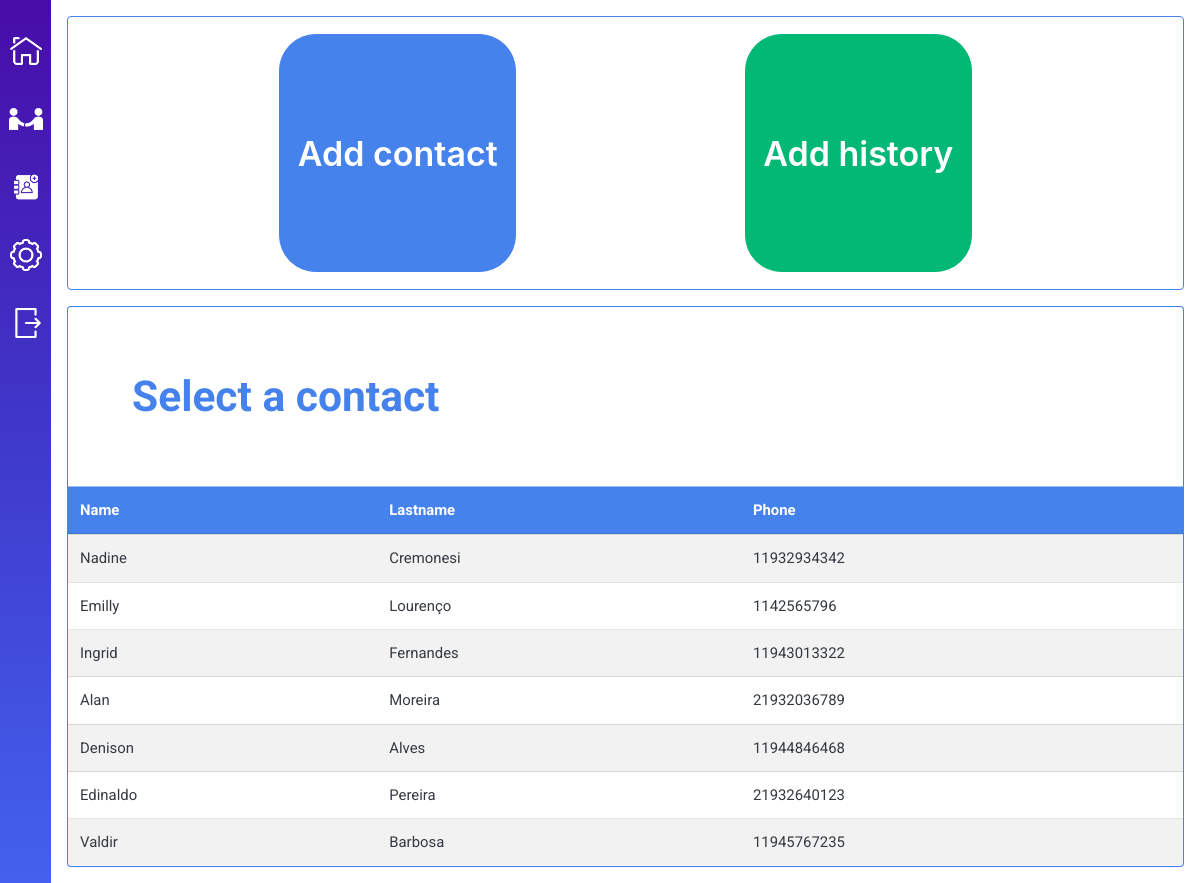
/contacts (signed in), run on the app's committed database.
### tables this page shows
CREATE TABLE contacts (
	'contact_id' INTEGER PRIMARY KEY AUTOINCREMENT NOT NULL,
	'name' TEXT NOT NULL,
	'lastname' TEXT,
	'phone' INTEGER,
	'user_id' INTEGER NOT NULL,
	FOREIGN KEY(user_id) REFERENCES users(user_id)
);

### application.py (the view)
@app.route("/contacts")
@login_required
def contacts():
    check = db.session.query(Contacts).filter_by(user_id=session["user_id"]).first()
    if not check:
        return render_template("contacts.html")
    query = db.session.query(Contacts).filter_by(user_id=session["user_id"])
    return render_template("contacts.html", tabledata=query)

### application.py (called while the page is built)
@app.after_request
def after_request(response):
    response.headers["Cache-Control"] = "no-cache, no-store, must-revalidate"
    response.headers["Expires"] = 0
    response.headers["Pragma"] = "no-cache"
    return response

### utilities.py (called while the page is built)
def login_required(f):
    @wraps(f)
    def decorated_function(*args, **kwargs):
        if session.get("user_id") is None:
            flash("You must login first!", "warning") # Give user feedback
            return redirect("/")
        return f(*args, **kwargs)
    return decorated_function

### templates/contacts.html (shortened to what this page needs)
{% extends "dashboard.html" %}
{% block dashboard %}
    <div class="button-wrapper border border-primary rounded mb-3">
        <button class="btn btn-primary add-btn" id="btn-addcontact">Add contact</button>
        {% if tabledata %}
            <button class="btn btn-success add-btn" id="btn-addhistory">Add history</button>
        {% else %}
            <button class="btn btn-success add-btn" id="btn-addhistory" disabled title="You must add/select a contact first">Add history</button>
        {% endif %}
    </div>
    <div class="border border-bottom-0 border-primary rounded-top p-3">
    {% if tabledata %}
        <h1 class="m-5 text-primary">Select a contact</h1>
    {% else %}
        <h1 class="m-5 text-primary">You must add a contact to proceed</h1>
    {% endif %}
    </div>
    <div class="table-wrapper border border-primary border-top-0 rounded-bottom">
        <table class="table table-hover table-striped mb-0">
            <thead class="table-primary">
                <tr>
                    <th scope="col">Name</th>
                    <th scope="col">Lastname</th>
                    <th scope="col">Phone</th>
                </tr>
            </thead>
            <tbody class="cursor-table" title="Click in a row to select a contact">
                {% if tabledata %}
                    {% for item in tabledata %}
                        <tr>
                            <td class="d-none">{{ item.__dict__["contact_id"] }}</td><td>{{ item.__dict__["name"] }}</td><td>{{ item.__dict__["lastname"] }}</td><td>{{ item.__dict__["phone"] }}</td>
                        </tr>
                    {% endfor %}
                {% else %}
                    <tr>
                        <td colspan="5" class="text-center">You have no contacts.</td>
                    </tr>
                {% endif %}
            </tbody>
        </table>
    </div>
{% endblock %}

### static/css/styles.css (style rules this page uses)
body, p { font-family: 'Roboto', 'Lato', sans-serif; }
tbody.cursor-table { cursor: pointer; }
.table-wrapper { overflow-x: auto; }
.button-wrapper { display: flex; justify-content: space-evenly; flex-direction: row; }
.add-btn { height: 7em; font-size: 2em; font-weight: 600; margin: 0.5em; }

### data on the page
contacts: __dict__.name "Nadine", __dict__.lastname "Cremonesi", __dict__.phone "11932934342"
contacts: __dict__.name "Emilly", __dict__.lastname "Lourenço", __dict__.phone "1142565796"
contacts: __dict__.name "Ingrid", __dict__.lastname "Fernandes", __dict__.phone "11943013322"
contacts: __dict__.name "Alan", __dict__.lastname "Moreira", __dict__.phone "21932036789"
contacts: __dict__.name "Denison", __dict__.lastname "Alves", __dict__.phone "11944846468"
contacts: __dict__.name "Edinaldo", __dict__.lastname "Pereira", __dict__.phone "21932640123"
contacts: __dict__.name "Valdir", __dict__.lastname "Barbosa", __dict__.phone "11945767235"
